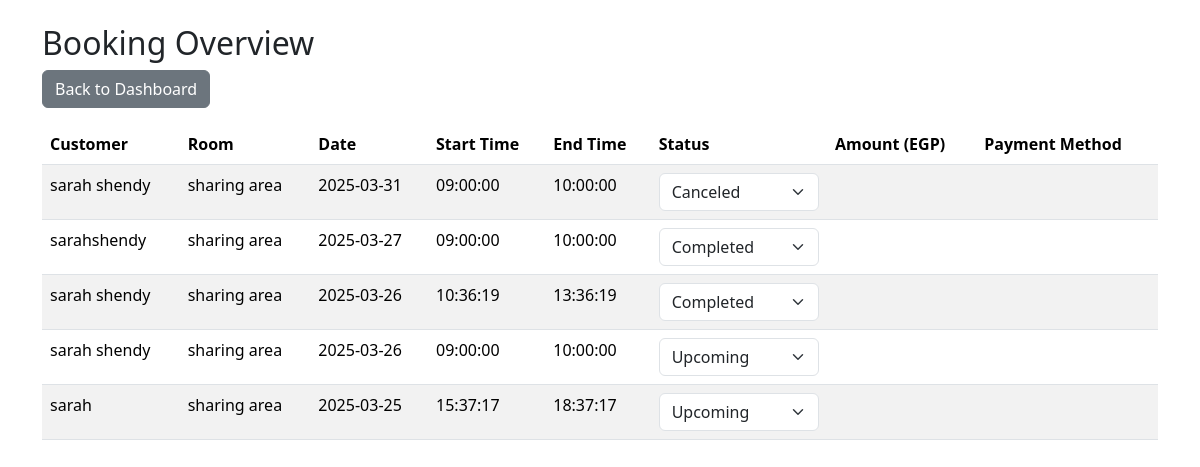
/workspace/booking_overview.php (signed in), run on the app's committed database.
### tables this page shows
CREATE TABLE `workspaces` (
  `workspace_id` int(11) NOT NULL,
  `user_id` int(11) NOT NULL,
  `name` varchar(255) NOT NULL,
  `location` varchar(255) NOT NULL,
  `description` longtext DEFAULT NULL,
  `price/hr` float DEFAULT NULL,
  `zone_id` int(11) NOT NULL,
  `created_at` timestamp NOT NULL DEFAULT current_timestamp(),
  `Availability` tinyint(4) NOT NULL DEFAULT 1
);

CREATE TABLE `users` (
  `user_id` int(11) NOT NULL,
  `name` varchar(255) NOT NULL,
  `email` varchar(255) NOT NULL,
  `phone` varchar(15) NOT NULL,
  `password` varchar(255) NOT NULL,
  `age` int(11) DEFAULT NULL,
  `job_title` varchar(255) DEFAULT NULL,
  `image` longtext DEFAULT 'default.png',
  `location` varchar(255) DEFAULT NULL,
  `created_at` timestamp NOT NULL DEFAULT current_timestamp(),
  `role_id` int(11) DEFAULT NULL,
  `last_seen` datetime NOT NULL DEFAULT current_timestamp(),
  `company_name` varchar(255) DEFAULT NULL,
  `contact_info` varchar(255) DEFAULT NULL,
  `company_type` varchar(255) DEFAULT NULL,
  `zone_id` int(11) DEFAULT NULL,
  `portfolio` longtext DEFAULT NULL
);

CREATE TABLE `rooms` (
  `room_id` int(11) NOT NULL,
  `workspace_id` int(11) NOT NULL,
  `room_name` varchar(255) DEFAULT NULL,
  `seats` int(11) DEFAULT NULL,
  `type_id` int(255) DEFAULT NULL,
  `room_status` varchar(255) DEFAULT NULL,
  `images` longtext NOT NULL,
  `p/hr` int(11) NOT NULL,
  `p/m` float NOT NULL
);

CREATE TABLE `bookings` (
  `booking_id` int(11) NOT NULL,
  `user_id` int(11) NOT NULL,
  `room_id` int(11) NOT NULL,
  `date` date NOT NULL,
  `start_time` time NOT NULL,
  `end_time` time NOT NULL,
  `num_people` int(11) NOT NULL,
  `total_price` float DEFAULT NULL,
  `status` varchar(255) DEFAULT 'upcoming',
  `created_at` timestamp NOT NULL DEFAULT current_timestamp(),
  `review-email` tinyint(4) NOT NULL DEFAULT 0,
  `pay_method` varchar(255) DEFAULT NULL
);

### workspace/booking_overview.php (the view, shortened to what this page needs)
<?php
include "mail.php";
$owner_id = $_SESSION['user_id'];
$bookings_query = "
    SELECT workspaces.*,
           zone.zone_name,
           rooms.images,
           AVG(reviews.rating) AS avg_rating,
           bookings.booking_id,
           users.name AS customer,
           rooms.room_name,
           bookings.date,
           bookings.start_time,
           bookings.end_time,
           bookings.status,
           payments.amount AS total_price,
           payments.payment_method
    FROM workspaces
    INNER JOIN rooms ON workspaces.workspace_id = rooms.workspace_id
    INNER JOIN bookings ON rooms.room_id = bookings.room_id
    LEFT JOIN zone ON workspaces.zone_id = zone.zone_id
    LEFT JOIN reviews ON bookings.booking_id = reviews.booking_id
    LEFT JOIN users ON bookings.user_id = users.user_id
    LEFT JOIN payments ON bookings.booking_id = payments.booking_id
    WHERE workspaces.user_id = '$owner_id'
    GROUP BY bookings.booking_id
    ORDER BY bookings.date DESC
";
$bookings_result = mysqli_query($connect, $bookings_query);
$booking_statuses = ["ongoing", "canceled", "upcoming", "completed"];
?>
<!DOCTYPE html>
<html lang="en">
<head>
    <link rel="stylesheet" href="https://cdnjs.cloudflare.com/ajax/libs/bootstrap/5.3.3/css/bootstrap.min.css">
</head>
<body>
<div class="container mt-4">
    <h2>Booking Overview</h2>
    <a href="workspaces_dashboard.php" class="btn btn-secondary mb-3">Back to Dashboard</a>
    <div class="table-responsive">
        <table class="table table-striped">
            <thead>
                <tr>
                    <th>Customer</th>
                    <th>Room</th>
                    <th>Date</th>
                    <th>Start Time</th>
                    <th>End Time</th>
                    <th>Status</th>
                    <th>Amount (EGP)</th>
                    <th>Payment Method</th>
                </tr>
            </thead>
            <tbody>
                <?php while ($booking = mysqli_fetch_assoc($bookings_result)): ?>
                <tr>
                    <td><?php echo htmlspecialchars($booking['customer']); ?></td>
                    <td><?php echo htmlspecialchars($booking['room_name']); ?></td>
                    <td><?php echo htmlspecialchars($booking['date']); ?></td>
                    <td><?php echo htmlspecialchars($booking['start_time']); ?></td>
                    <td><?php echo htmlspecialchars($booking['end_time']); ?></td>
                    <td>
                        <form method="POST" action="workspaces_dashboard.php" id="form_<?php echo $booking['booking_id']; ?>">
                            <select class="form-select" name="status" onchange="document.getElementById('form_<?php echo $booking['booking_id']; ?>').submit();">
                                <?php foreach ($booking_statuses as $status): ?>
                                    <option value="<?php echo $status; ?>" <?php echo ($booking['status'] == $status) ? 'selected' : ''; ?>>
                                        <?php echo ucfirst($status); ?>
                                    </option>
                                <?php endforeach; ?>
                                </select>
                            </form>
                        </td>
                        <td><?php echo htmlspecialchars($booking['total_price']); ?></td>
                        <td><?php echo htmlspecialchars($booking['payment_method']); ?></td>
                    </tr>
                <?php endwhile; ?>
            </tbody>
        </table>
    </div>
</div>
</body>
</html>

### data on the page
workspaces: users.name "sarah shendy", rooms.room_name "sharing area", bookings.date "2025-03-31", bookings.start_time "09:00:00", bookings.end_time "10:00:00", status "Canceled", user.name "sarahshendy", bookings.date "2025-03-27", status "Completed", bookings.date "2025-03-26", bookings.start_time "10:36:19", bookings.end_time "13:36:19", status "Upcoming", users.name "sarah", bookings.date "2025-03-25", bookings.start_time "15:37:17", bookings.end_time "18:37:17"
